Frame 1 (no input): blank canvas, image omitted
Frame 60 (the mouse pressed at the canvas centre just before this capture): blank canvas, image omitted
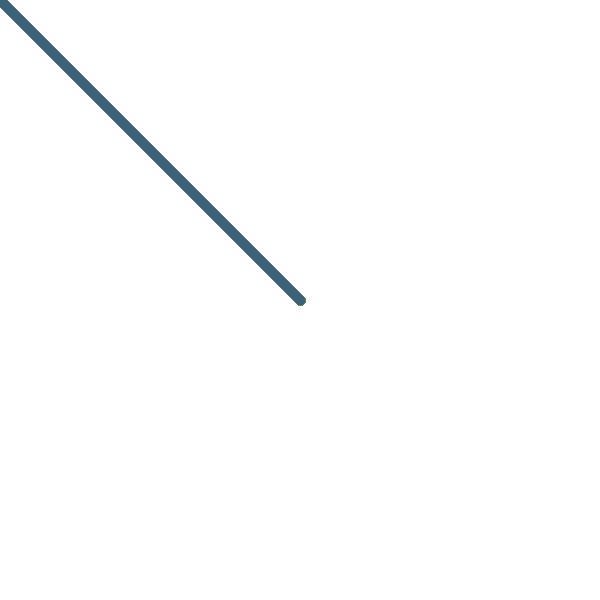
Frame 120 (the mouse held since frame 60 and released just before this capture)

The Processing sketch whose frames 1 and 60 were blank and that drew this single picture after the mouse press (run headless with seeded random() and noise(); from frame 60 on, the mouse is pressed at the canvas centre):

// Processing sketch: mouseVariable
// ── mouseVariable.pde
void setup(){
  size(600,600);
  background(255);
}

void draw(){

  strokeWeight(10);
  stroke(random(255),random(255),random(255));
  line(0,0,mouseX,mouseY);
  save("myImg.png"); 
  
}
